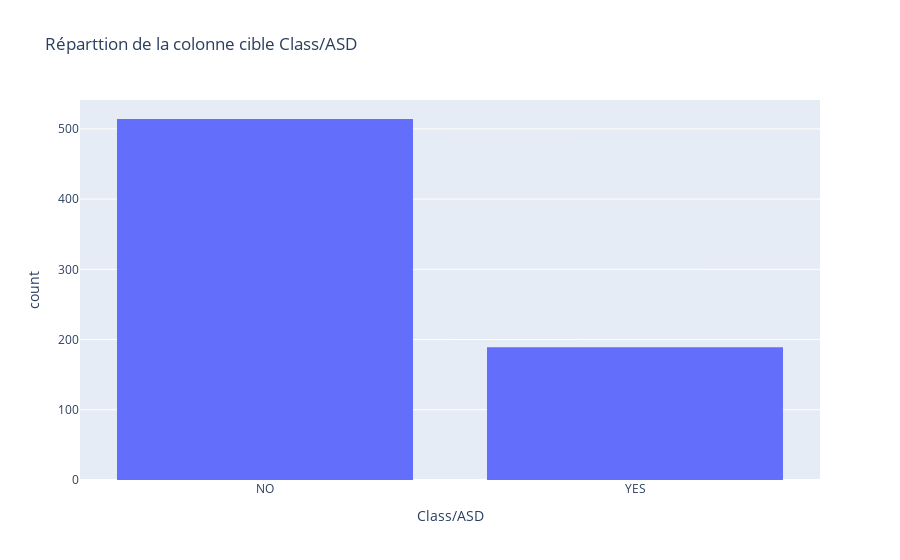

Notebook code cell kept with this figure:
### Code cell
px.histogram(df_c, x = 'Class/ASD', title="Réparttion de la colonne cible Class/ASD")

### Figure 1 — Plotly figure (JSON) as saved in the notebook; plotly's stock layout.template omitted (floating-point values rounded to 4 significant figures; data arrays with more than 128 entries replaced by an {"elided": "..."} marker saying what was removed)
{"data": [{"alignmentgroup": "True", "bingroup": "x", "hovertemplate": "Class/ASD=%{x}<br>count=%{y}<extra></extra>", "legendgroup": "", "marker": {"color": "#636efa", "pattern": {"shape": ""}}, "name": "", "offsetgroup": "", "orientation": "v", "showlegend": false, "type": "histogram", "x": {"elided": "703 str values"}, "xaxis": "x", "yaxis": "y"}], "layout": {"barmode": "relative", "legend": {"tracegroupgap": 0}, "title": {"text": "Réparttion de la colonne cible Class/ASD"}, "xaxis": {"anchor": "y", "domain": [0, 1], "title": {"text": "Class/ASD"}}, "yaxis": {"anchor": "x", "domain": [0, 1], "title": {"text": "count"}}}}
